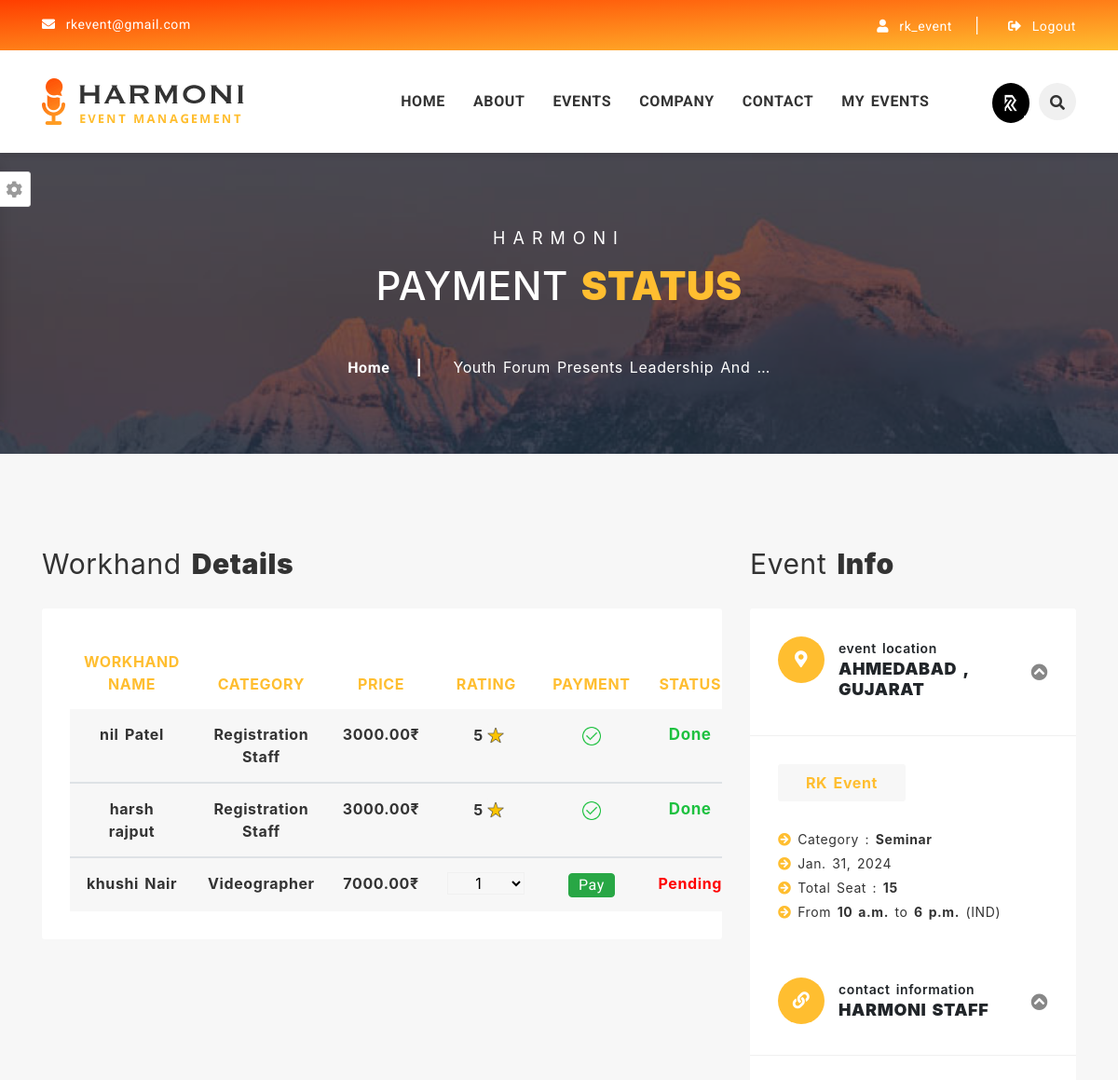
The page /payment/youth-forum-presents-leadership-and-team-building-seminar-f932 (signed in, upper part) on the database as committed earlier.
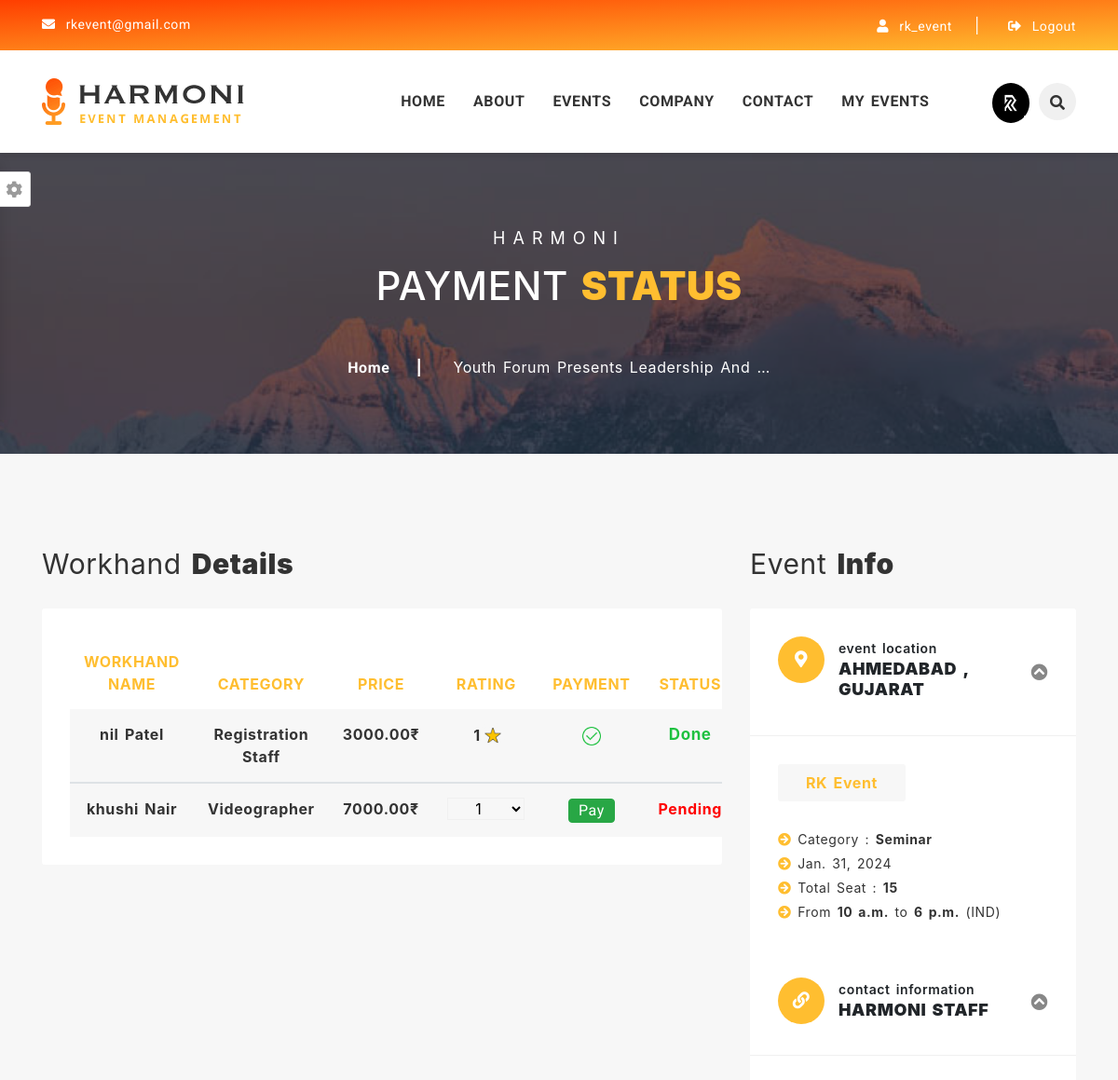
The same page on the database as committed later.
### event_data/models.py (models this page shows, shortened)
class profile_pics(models.Model):
    User = models.OneToOneField(User, on_delete=models.CASCADE)
    image = models.ImageField(default='default.jpg', upload_to = 'profile_img/')

class Event(models.Model):
    event_name = models.CharField(max_length=255)
    description = RichTextField(null=True)
    start_datetime = models.DateTimeField(default = datetime.now)
    end_datetime = models.DateTimeField(default=datetime.now)
    total_workhand = models.IntegerField(default=11)
    total_price = models.IntegerField(null=True)
    street_address = models.CharField(max_length=250)
    city_id = models.ForeignKey('City', on_delete=models.CASCADE)
    state_id = models.ForeignKey('State' , on_delete=models.CASCADE)
    event_category_id = models.ForeignKey('Event_category',on_delete=models.CASCADE,default=False)
    event_subcategory_id = models.ForeignKey('Event_subcategory',on_delete=models.CASCADE,null=True)
    company_id = models.ForeignKey('company',on_delete=models.CASCADE,default=False)
    slug = models.SlugField(unique = True , null=True , blank=True , max_length=100) #if any issue with slug try blank=true

class Event_Registrations(models.Model):
    registration_date = models.DateField(default=datetime.now)
    event_workhand_id = models.ForeignKey('Event_workhand' , on_delete=models.CASCADE , default=None)
    workhand_id = models.ForeignKey('Workhand',on_delete=models.CASCADE)
    registration_status = models.BooleanField(default=False)
    event_id = models.ForeignKey('Event' , on_delete=models.CASCADE)
    company_id = models.ForeignKey('Company' , on_delete=models.CASCADE)
    rating = models.IntegerField(choices=RATING,default=0)
    payment_status = models.BooleanField(default=False)
    payment_date = models.DateField(default=datetime.now)

class Workhand(models.Model):
    first_name = models.CharField(max_length=255)
    last_name = models.CharField(max_length=255)
    email = models.EmailField()
    contact_number = models.CharField(max_length=12)
    street_address = models.CharField(max_length=200)
    city_id = models.ForeignKey('City', on_delete=models.CASCADE)
    state_id = models.ForeignKey('State' , on_delete=models.CASCADE)
    profilePic_path = models.ImageField(default = 'default.jpg' , upload_to = 'workhand_img/')
    Workhand_category_id = models.ForeignKey('Workhand_category' , on_delete=models.CASCADE)
    avg_rating = models.IntegerField(default=0, validators=[MaxValueValidator(5),MinValueValidator(1)])
    User_id = models.ForeignKey('auth.User',  on_delete=models.CASCADE)
    def __str__(self):
        return f"{self.first_name} {self.last_name}"

class Event_workhand(models.Model):
    Workhand_category_id = models.ForeignKey('Workhand_category' , on_delete=models.CASCADE)
    number_of_workhand = models.IntegerField(default=11)
    price = models.DecimalField(max_digits=10, decimal_places=2 , default = None)
    event_id = models.ForeignKey('Event' , on_delete=models.CASCADE)
    def __str__(self):
        return self.Workhand_category_id.workhand_category_name

class Workhand_category(models.Model):
    workhand_category_name = models.CharField(max_length=50)

class City(models.Model):
    city_name = models.CharField(max_length=255)
    state_id = models.ForeignKey('State' ,  on_delete=models.CASCADE)
    def __str__(self):
        return self.city_name

class State(models.Model):
    state_name = models.CharField(max_length=255)
    def __str__(self):
        return self.state_name

class Company(models.Model):
    name = models.CharField(max_length=255)
    email = models.EmailField()
    contact_number = models.CharField(max_length=12)
    street_address = models.CharField(max_length=200)
    city_id = models.ForeignKey('City', on_delete=models.CASCADE)
    state_id = models.ForeignKey('State' , on_delete=models.CASCADE)
    companyLogo_path = models.ImageField(default='default.jpg' , upload_to = 'company_img/')
    description = models.TextField(default=None)
    User_id = models.ForeignKey('auth.User', on_delete=models.CASCADE)
    def __str__(self):
        return self.name

class Event_subcategory(models.Model):
    Event_subcategory_name = models.CharField(max_length=100)
    Event_Category_id = models.ForeignKey('Event_Category' , on_delete=models.CASCADE)
    def __str__(self):
        return self.Event_subcategory_name

### company/views.py (the view)
# urls.py: path("payment/<slug>",views.payment , name="payment"),
@login_required(login_url="/accounts/login/")
@user_passes_test(lambda u: u.is_staff, login_url='/404-error/')
def payment(request,slug):
    event = Event.objects.get(slug=slug)
    Registered_workhand = Event_Registrations.objects.filter(event_id=event , registration_status=True)
    total_price = 0
    for i in Registered_workhand:
        total_price += i.event_workhand_id.price
    context = {
        'event' : event,
        'workhands' : Registered_workhand,
        'total_price' : total_price,
    }
    return render(request,'vendor/payment.html',context)

### templates/vendor/payment.html (shortened to what this page needs)
{% extends 'user/base.html' %}
{% load static %}
{% block content %}
		<section id="breadcrumb-section" class="breadcrumb-section clearfix">
			<div class="jarallax" style="background-image: url({% static 'assets/images/breadcrumb/0.breadcrumb-bg.jpg' %});">
				<div class="overlay-black">
					<div class="container">
						<div class="row justify-content-center">
							<div class="col-lg-6 col-md-12 col-sm-12">
								<div class="breadcrumb-title text-center mb-50">
									<span class="sub-title">Harmoni</span>
									<h2 class="big-title">Payment <strong>Status</strong></h2>
								</div>
								<div class="breadcrumb-list">
									<ul>
										<li class="breadcrumb-item"><a href="{% url 'index' %}" class="breadcrumb-link">Home</a></li>
										<li class="breadcrumb-item active" aria-current="page">{{event.event_name|truncatewords:5}}</li>
									</ul>
								</div>
							</div>
						</div>
					</div>
				</div>
			</div>
		</section>
		<section id="booking-section" class="booking-section bg-gray-light sec-ptb-100 clearfix">
			<div class="container">
				<div class="row">
					<div class="col-lg-8 col-md-12 col-sm-12">
						<div class="booking-content-wrapper">
							<div class="order-summary mb-50">
								<div class="section-title mb-30">
									<h2 class="big-title">Workhand <strong>Details</strong></h2>
								</div>
								<div class="order-summary-table table-responsive">
									{% if event.company_id.User_id == request.user %}
									<table class="table text-center">
										<thead>
											<tr>
												<th scope="col">Workhand Name</th>
												<th scope="col">Category</th>
												<th scope="col">Price</th>
												<th scope="col">rating</th>
												<th scope="col">Payment</th>
												<th scope="col">Status</th>
											</tr>
										</thead>
										<form id="razorpay-form" action="{% url 'payment' slug=event.slug %}" method="POST">
											{% for i in workhands %}
												<tbody>
														<tr class="bg-gray-light">
														<th scope="row">{{i.workhand_id}}</th>
														<td>{{i.event_workhand_id}}</td>
														<td>{{i.event_workhand_id.price}}₹</td>
														{% if  i.payment_status %}
															<td style="display: flex; align-items: center; margin-left: 28px;">
																{{ i.rating }}
																<img src="{% static 'assets/images/rating/rate.png' %}" alt="Rating Image" style="max-width: 26px; max-height: 28px;">
															</td>
														{% else %}
														<td>
															<select name="rate" id="rate" class="form-item" style="max-width:100%; background-color: #f7f7f7; border-color: #f0f0f0; padding: 0px 25px;">
																	<option value="1">1</option>
															</select>
														</td>
														{% endif %}
														{% if  i.payment_status %}
														<td><img src="{% static 'assets/images/success/payment_success.png' %}" alt="" style="max-width:25%;"></td>
														{% else %}
														<td><a id="rzp-button{{i.id}}" class="btn btn-success p-0" style="width:50px; height=40px; color:white;">Pay</a></td>
														{% endif %}
														{% if  i.payment_status %}
														<td style="color:#1EC140; font-size:17px;">Done</td>
														{% else %}
														<td style="color:Red">Pending</td>
														{% endif %}
														</tr>
													{% endfor %}
													</form>
										{% endif %}
									</table>
								</div>
							</div>
						<div>
							<div class="reg-info mb-10">
								<div class="row">
							</div>
								</div>
							</div>
						</div>
					</div>
					<div class="col-lg-4 col-md-12 col-sm-12">
						<div class="sidebar-section">
							<div class="section-title mb-30">
								<h2 class="big-title">event <strong>info</strong></h2>
							</div>
							<div class="location-wrapper bg-white">
								<div class="title-wrapper">
									<small class="up-arrow-icon">
										<i class="fas fa-chevron-circle-up"></i>
									</small>
									<span class="icon">
										<i class="fas fa-map-marker-alt"></i>
									</span>
									<div class="title-content">
										<small>event location</small>
										<h3>{{event.city_id}} , {{event.state_id}}</h3>
									</div>
								</div>
								<div class="location-info-list ul-li-block clearfix">
									<span class="area-name">{{event.company_id}}</span>
									<ul>
										<li><i class="fas fa-arrow-circle-right"></i> Category : <strong>{{event.event_subcategory_id}}</strong></li>
										<li><i class="fas fa-arrow-circle-right"></i> {{event.start_datetime | date}}</li>
										<li><i class="fas fa-arrow-circle-right"></i> Total Seat : <strong>{{event.total_workhand}}</strong></li>
										<li><i class="fas fa-arrow-circle-right"></i> From <strong>{{event.start_datetime | time}}</strong> to <strong>{{event.end_datetime | time}}</strong> (IND)</li>
									</ul>
								</div>
								<div class="title-wrapper">
									<small class="up-arrow-icon">
										<i class="fas fa-chevron-circle-up"></i>
									</small>
									<span class="icon">
										<i class="fas fa-link"></i>
									</span>
									<div class="title-content">
										<small>contact information</small>
										<h3>harmoni staff</h3>
									</div>
								</div>
								<div class="contact-links ul-li-block clearfix">
								</div>
							</div>
						</div>
					</div>
				</div>
			</div>
		</section>
{% endblock content%}

### templates/user/base.html (shortened to what this page needs)
<!DOCTYPE html>
<html lang="en">
{% load static %}
<head>
		<link rel="stylesheet" type="text/css" href="{% static 'assets/css/bootstrap.min.css' %}">
		<link rel="stylesheet" type="text/css" href="{% static 'assets/css/fontawesome-all.css' %}">
		<link rel="stylesheet" type="text/css" href="{% static 'assets/css/flaticon.css' %}">
		<link rel="stylesheet" type="text/css" href="{% static 'assets/css/slick.css' %}">
		<link rel="stylesheet" type="text/css" href="{% static 'assets/css/slick-theme.css' %}">
		<link rel="stylesheet" type="text/css" href="{% static 'assets/css/animate.css' %}">
		<link rel="stylesheet" type="text/css" href="{% static 'assets/css/owl.carousel.min.css' %}">
		<link rel="stylesheet" type="text/css" href="{% static 'assets/css/owl.theme.default.min.css' %}">
		<link rel="stylesheet" type="text/css" href="{% static 'assets/css/magnific-popup.css' %}">
		<link rel="stylesheet" type="text/css" href="{% static 'assets/css/jquery.mCustomScrollbar.min.css' %}">
		<link rel="stylesheet" type="text/css" href="{% static 'assets/css/calendar.css' %}">
		<link rel="stylesheet" type="text/css" href="{% static 'assets/css/colors/style-switcher.css' %}">
		<link id="color_theme" rel="stylesheet" type="text/css" href="{% static 'assets/css/colors/default.css' %}">
		<link rel="stylesheet" type="text/css" href="{% static 'assets/css/style.css' %}">
		<link rel="stylesheet" type="text/css" href="{% static 'assets/css/colors/style-switcher.css' %}">
		<link rel="stylesheet" href="https://cdnjs.cloudflare.com/ajax/libs/font-awesome/5.15.3/css/all.min.css">
        <link rel="stylesheet" href="{% static 'https://cdn.jsdelivr.net/npm/bootstrap@4.0.0/dist/css/bootstrap.min.css' %}">
	</head>
	<body class="default-header-p">
		<header id="header-section" class="header-section default-header-section auto-hide-header clearfix">
			<div class="header-top">
				<div class="container">
					<div class="row">
						<div class="col-lg-6">
							<div class="basic-contact">
								<ul>
									{% if user.is_authenticated %}
									<li>
										<a href="#!">
											<i class="fas fa-envelope"></i>
											{{user.email}}
										</a>
									</li>
									{% endif %}
								</ul>
							</div>
						</div>
						<div class="col-lg-6">
							<div class="register-login-group">
								<ul>
									<li>
										{% if user.is_authenticated %}
										<a href="{% url "profile" %}">
											<i class="fas fa-user"></i>
											{{user.username}}
										</a>
										{% else %}
										<a href="{% url 'register' %}">
											<i class="fas fa-user"></i>
											Register
										</a>
										{% endif %}
									</li>
									<li>
										{% if user.is_authenticated %}
										<a href="#" data-toggle="modal" data-target="#exampleModal">
											<i class="fas fa-sign-out-alt" data-toggle="modal" data-target="#exampleModalCenter"></i>
											Logout
										</a>
										{% else %}
										<a href="{% url 'login' %}" >
											<i class="fas fa-lock"></i>
											Login
										</a>
										{% endif %}
									</li>
								</ul>
							</div>
						</div>
					</div>
				</div>
			</div>
			<div class="header-bottom">
				<div class="container">
					<div class="row">
						<div class="col-lg-3">
							<div class="site-logo-wrapper">
								<a href="index-1.html" class="logo">
									<img src="{% static 'assets/images/0.site-logo.png' %}" alt="logo_not_found">
								</a>
							</div>
						</div>
						<div class="col-lg-9">
							<div class="mainmenu-wrapper">
								<div class="row">
									<div class="col-lg-10">
										<div class="menu-item-list ul-li clearfix">
											<ul>
												<li class="menu-item-has-children{% if active == 'home' %} active{% endif %}">
													<a href="{% url 'index' %}">home</a>
												</li>
												<li class="menu-item-has-children{% if active == 'about' %} active{% endif %}">
													<a href="{% url 'about' %}">about</a>
												</li>
												<li class="menu-item-has-children{% if active == 'event' %} active{% endif %}">
													<a href="{% url 'event' %}">events</a>
												</li>
												<li class="menu-item-has-children{% if active == 'vendor' %} active{% endif %}">
													<a href="{% url 'vendor' %}">Company</a>
												</li>
												<li class="menu-item-has-children{% if active == 'contact' %} active{% endif %}">
													<a href="{% url 'contact' %}">Contact</a>
												</li>
												{% if user.is_staff %}
													<li class="menu-item-has-children{% if active == 'myevent' %} active{% endif %}">
														<a href="{% url 'myevent' %}">My Events</a>
													</li>
												{% else %}
													<li class="menu-item-has-children{% if active == 'history' %} active{% endif %}">
														<a href="{% url 'history' %}">History</a>
													</li>
												{% endif %}
											</ul>
										</div>
									</div>
									<div class="col-lg-2">
										<div class="user-search-btn-group ul-li clearfix">
											<ul>
												<li>
													{% if user.profile_pics %}
													<a href="#">
														 <img src="{{user.profile_pics.image.url}}" class="rounded-circle" style="height: 43px; width: 150px;" ></img>
													</a>
													{% else %}
													<a href="#!">
														<i class="fas fa-user"></i>
													</a>
													{% endif %}
												</li>
												<li>
													<button type="button" class="toggle-overlay search-btn">
														<i class="fas fa-search"></i>
													</button>
												</li>
											</ul>
										</div>
									</div>
								</div>
							</div>
						</div>
					</div>
				</div>
			</div>
		</header>
        {% block content %}
        {% endblock content %}
	</body>
</html>

Rows that differ between the two databases and show on the page:
no longer on this page (row edited): Event_Registrations: workhand_id "harsh rajput", event_workhand_id "Registration Staff", event_workhand_id.price "3000.00", rating "5", payment_status True (drawn)
changed Event_Registrations "nil Patel": rating "5" → "1"
